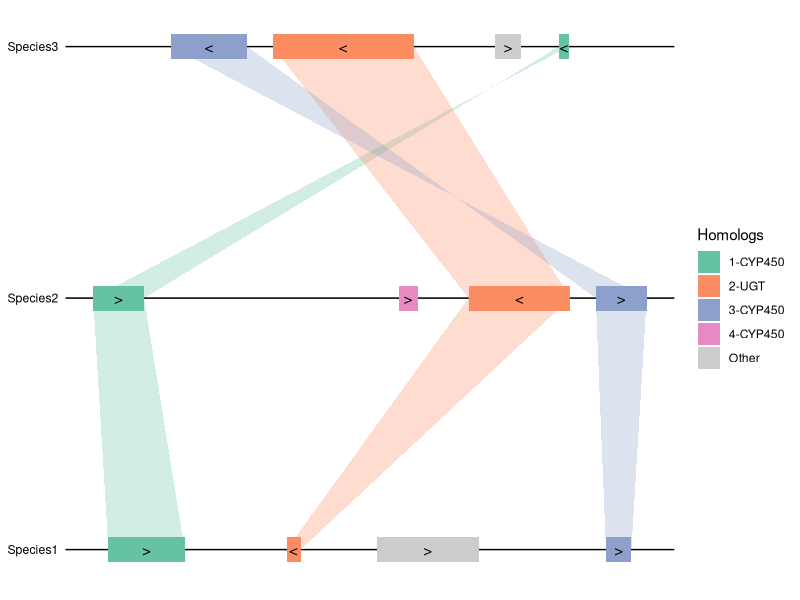
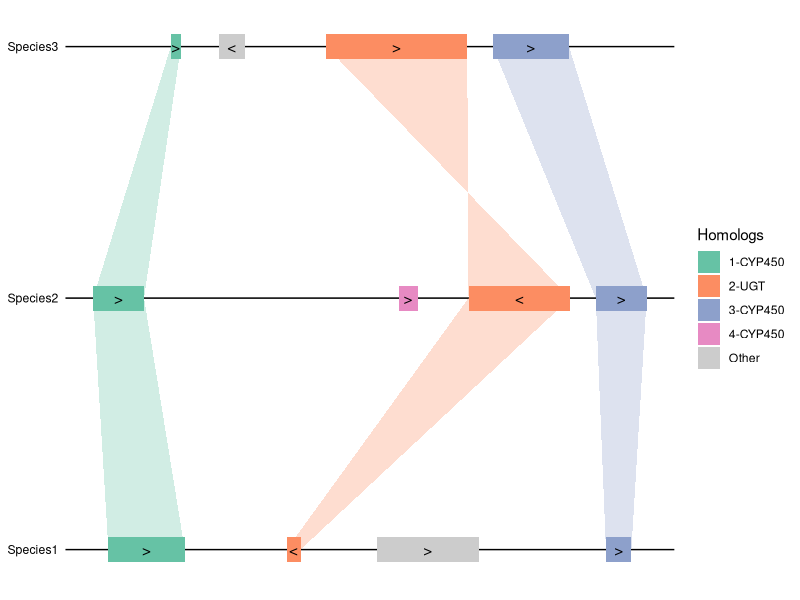
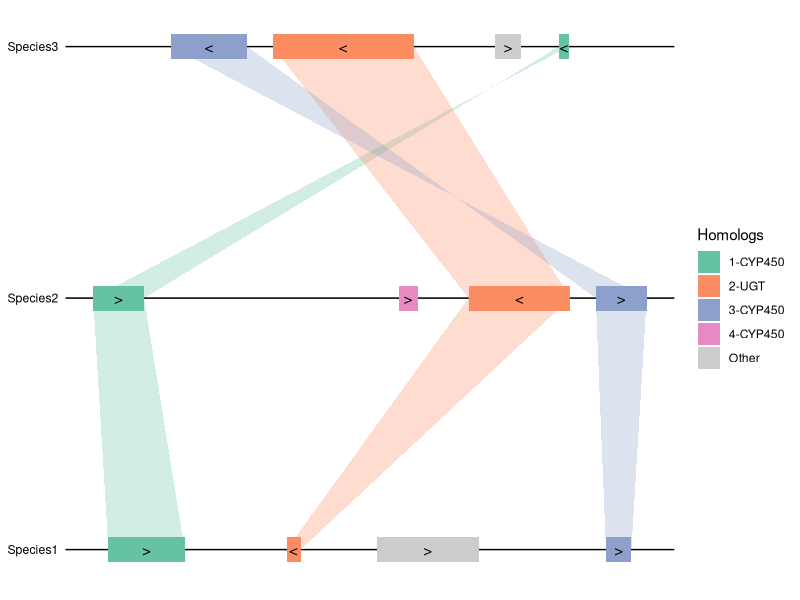
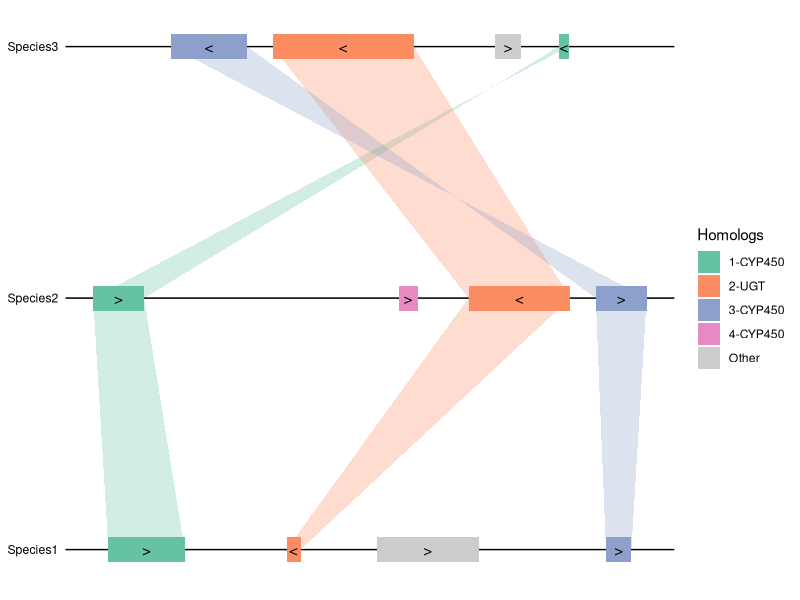
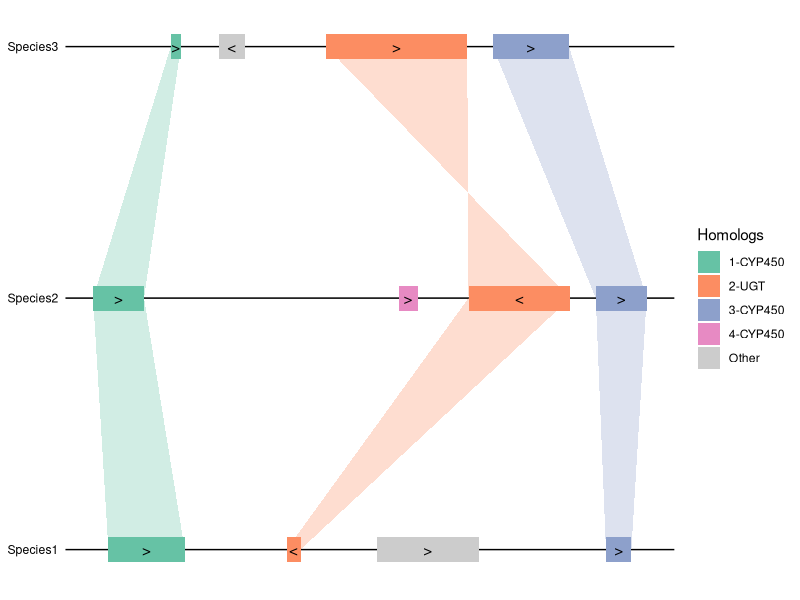
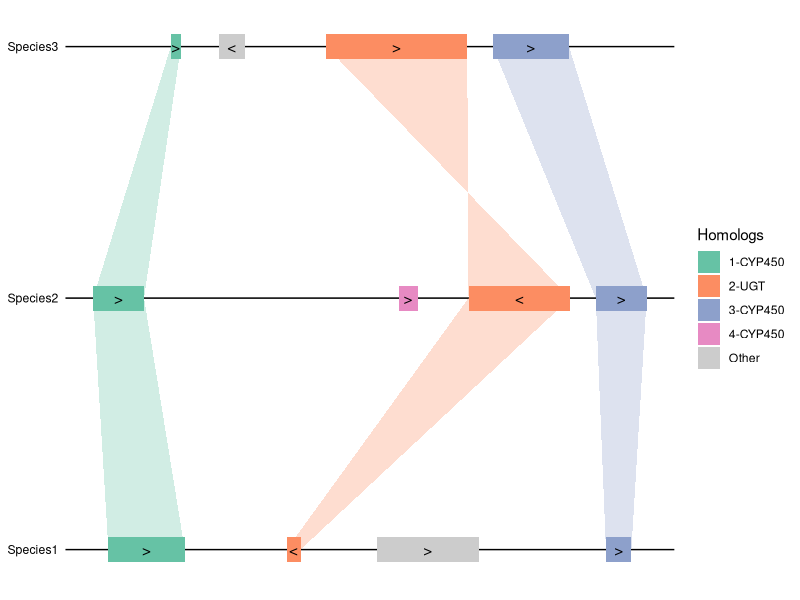

Write R code to recreate these figures, in order.
## ---- chunk 1
knitr::opts_chunk$set(echo = TRUE)
## ---- chunk 2
library(tidyverse)
library(readxl)
library(RColorBrewer)
## ---- chunk 3
region1 <- read_excel("../Data/ExampleRegion1.xlsx")
region2 <- read_excel("../Data/ExampleRegion2.xlsx")
region3 <- read_excel("../Data/ExampleRegion3.xlsx")

attributes <- read_excel("../Data/ExampleAttributes1.xlsx")
## ---- chunk 4
shift_midpoint <- function(region){
  
  colnames(region) <- c("Chr", "start", "end", "gene_ID")
  
  region %>%
    mutate(min = min(start)) %>% 
    mutate(max = max(end)) %>% 
    mutate(mid = min+(max - min)/2) %>% 
    mutate(start_new = start - mid) %>% 
    mutate(end_new = end - mid)
}

## ---- chunk 5
my_regions <- rbind(
  region1 %>% 
  shift_midpoint() %>% 
  mutate(species = "species1"),
  
  region2 %>% 
  shift_midpoint() %>% 
  mutate(species = "species2"),
  
  region3 %>% 
  shift_midpoint() %>% 
  mutate(species = "species3")
) %>% 
  left_join(attributes, by = "gene_ID") %>% 
  mutate(gene_mid = start_new + (end_new-start_new)/2) %>% 
  mutate(
    strand.text = case_when(
      strand == "+" ~ ">",
      strand == "-" ~ "<",
      T ~ " "
    )
  ) %>% 
  mutate(group = case_when(
    is.na(group) ~ "Other",
    T ~ group
  )) %>% 
  mutate(start_strand = case_when(
    strand == "+" ~ start_new,
    strand == "-" ~ end_new,
    T ~ start_new
  )) %>% 
  mutate(end_strand = case_when(
    strand == "+" ~ end_new,
    strand == "-" ~ start_new,
    T ~ end_new
  )) 

my_regions
## ---- chunk 6
my_regions %>% 
  mutate(species.f = factor(species, levels = c(
    "species1", "species2", "species3"
  ))) %>% 
  mutate(species.n = as.numeric(species.f)) %>% 
  ggplot(aes(x = gene_mid, y = species.n)) +
  geom_hline(aes(yintercept = species.n)) +
  geom_ribbon(data = . %>%
                filter(group != "Other"),
              aes(group = group, fill = group,
                  xmin = start_strand, xmax = end_strand),
              alpha = 0.3) +
  geom_rect(aes(xmin = start_strand, xmax = end_strand, 
                ymin = species.n - 0.05, ymax = species.n + 0.05,
                fill = group)
            ) +
  geom_text(aes(label = strand.text, x = gene_mid)) +
  scale_fill_manual(values = c(brewer.pal(8, "Set2")[1:4], "grey80")) +
  scale_y_continuous(breaks = c(1, 2, 3),
                     labels = c("Species1", "Species2", "Species3")) +
  labs(fill = "Homologs") +
  theme_classic() +
  theme(axis.title = element_blank(),
        axis.line = element_blank(),
        axis.ticks = element_blank(),
        axis.text.x = element_blank(),
        axis.text.y = element_text(color = "black"))

ggsave("../Results/example1.svg", height = 2, width = 4)
ggsave("../Results/example1.png", height = 2, width = 4)
## ---- chunk 7
flip_region <- function(region){
  region %>% 
    mutate(start = max(end)-start) %>% 
    mutate(end = max(end)-end) %>% 
    mutate(start1 = end) %>% 
    mutate(end1 = start) %>% 
    mutate(start = start1) %>% 
    mutate(end = end1) %>% 
    select(Chr, start, end, gene_ID)
}
## ---- chunk 8
my_regions2 <- rbind(
  region1 %>% 
  shift_midpoint() %>% 
  mutate(species = "species1"),
  
  region2 %>% 
  shift_midpoint() %>% 
  mutate(species = "species2"),
  
  region3 %>% 
  flip_region() %>% 
  shift_midpoint() %>% 
  mutate(species = "species3")
) %>% 
  left_join(attributes, by = "gene_ID") %>% 
  mutate(strand = case_when( 
    species == "species3" & strand == "+" ~ "-",
    species == "species3" & strand == "-" ~ "+",
    T ~ strand
  )) %>% 
  mutate(gene_mid = start_new + (end_new-start_new)/2) %>% 
  mutate(
    strand.text = case_when(
      strand == "+" ~ ">",
      strand == "-" ~ "<",
      T ~ " "
    )
  ) %>% 
  mutate(group = case_when(
    is.na(group) ~ "Other",
    T ~ group
  )) %>% 
  mutate(start_strand = case_when(
    strand == "+" ~ start_new,
    strand == "-" ~ end_new,
    T ~ start_new
  )) %>% 
  mutate(end_strand = case_when(
    strand == "+" ~ end_new,
    strand == "-" ~ start_new,
    T ~ end_new
  )) 

my_regions2
## ---- chunk 9
my_regions2 %>% 
  mutate(species.f = factor(species, levels = c(
    "species1", "species2", "species3"
  ))) %>% 
  mutate(species.n = as.numeric(species.f)) %>% 
  ggplot(aes(x = gene_mid, y = species.n)) +
  geom_hline(aes(yintercept = species.n)) +
  geom_ribbon(data = . %>%
                filter(group != "Other"),
              aes(group = group, fill = group,
                  xmin = start_strand, xmax = end_strand),
              alpha = 0.3) +
  geom_rect(aes(xmin = start_strand, xmax = end_strand, 
                ymin = species.n - 0.05, ymax = species.n + 0.05,
                fill = group)
            ) +
  geom_text(aes(label = strand.text, x = gene_mid)) +
  scale_fill_manual(values = c(brewer.pal(8, "Set2")[1:4], "grey80")) +
  scale_y_continuous(breaks = c(1, 2, 3),
                     labels = c("Species1", "Species2", "Species3")) +
  labs(fill = "Homologs") +
  theme_classic() +
  theme(axis.title = element_blank(),
        axis.line = element_blank(),
        axis.ticks = element_blank(),
        axis.text.x = element_blank(),
        axis.text.y = element_text(color = "black"))

ggsave("../Results/example1_2.svg", height = 2, width = 4)
ggsave("../Results/example1_2.png", height = 2, width = 4)
